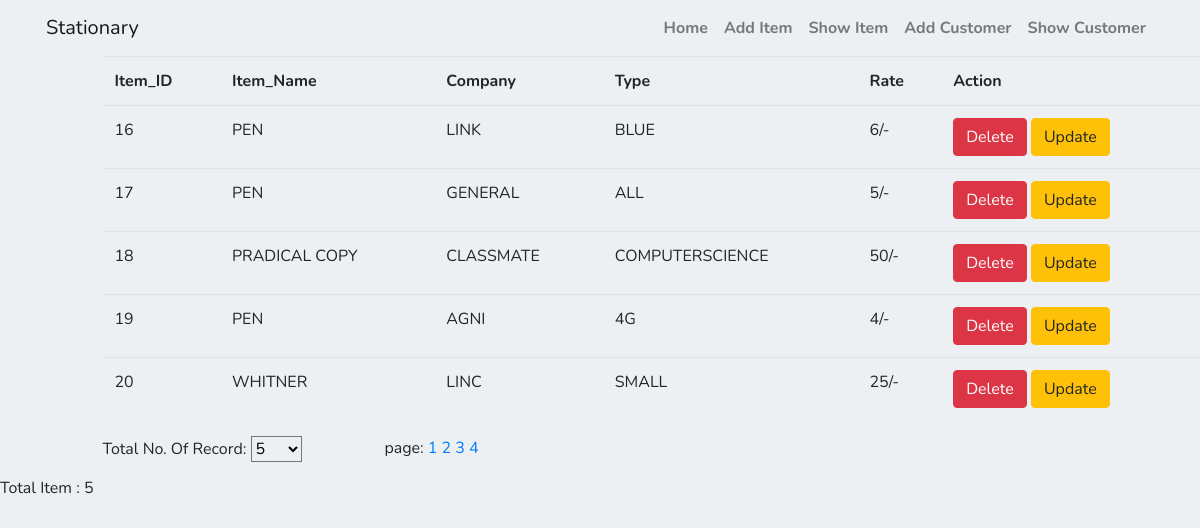
/showitem/4/, run on the app's committed database.
### app/models.py (models this page shows, shortened)
class ShopManagment(models.Model):
    Item_Name = models.CharField(max_length=50)
    Company = models.CharField(max_length=50, default='')
    Type = models.CharField(max_length=50, default='')
    Rate = models.IntegerField(max_length=5)

### app/views.py (the view)
# urls.py: path('showitem/', views.showall),
def showall(request, pn=1):
    tr = int(request.COOKIES.get('tr', 5))
    f = ShopManagment.objects.all()
    if tr > len(f):
        tr = len(f)
    tp = math.ceil(len(f)/tr)
    pages = []
    for i in range(1, tp+1):
        pages.append({"href": "/showitem/"+str(i)+"/", "content": i})
    f = f[(pn-1)*tr:(pn-1)*tr+tr]
    response = render(request, 'showitem.html', {'allitem': f, 'pages':pages})
    response.set_cookie('name', 'deepu')
    response.set_cookie('fname', 'rajesh_prasad')
    return response

### app/templates/showitem.html (shortened to what this page needs)
{% extends 'base.html' %}
{% block contents %}
<div class="row">
    <div class="col-md-12">
        <table class="table table-striped">
            <tr>
                <th>Item_ID</th>
                <th>Item_Name</th>
                <th>Company</th>
                <th>Type</th>
                <th>Rate</th>
                <th>Action</th>
            </tr>
            {% for item in allitem %}
            <tr>
                <td>{{ item.id }}</td>
                <td>{{ item.Item_Name|upper }}</td>
                <td>{{ item.Company|upper }}</td>
                <td>{{ item.Type|upper }}</td>
                <td>{{ item.Rate }}/-</td>
                <td><a href="/showitem/delete/{{ item.id }}/"><button class="btn btn-danger">Delete</button></a>
                    <a href="/showitem/update/{{ item.id }}/"><button class="btn btn-warning">Update</button></a></td>
            </tr>
            {% endfor %}
        </table>
        <div class="row">
            <div class="col-md-3">
                <label>Total No. Of Record:</label>
                <select onchange="changeTrCookie();" id="str">
                    <script type="text/javascript">
                        var tr = parseInt(getcookie("tr"));
                           var options="";
                           var optionValue=[5,10,25,50,100];
                           var i;
                           for(i=0;i<optionValue.length;i++)
                           {
                           options=options+'<option value="'+optionValue[i]+'"';
                           if(optionValue[i]==tr)
                           options=options+" selected";
                           options=options+'>'+optionValue[i]+'</option>';
                           }
                           document.write(options);
                    </script>
                </select>
            </div>
            <div class="col-md-9">
                <p>page:
        {% for i in pages %}
            <a href="{{i.href}}">{{ i.content }}</a>
            {% endfor %}
        </p>
            </div>
        </div>
    </div>
</div>
{% endblock contents %}
{% block footer %}
<p>Total Item : {{ allitem|length }}</p>
{% endblock footer %}

### app/static/app/styling/base.css (style rules this page uses)
* { padding:0; margin:0; background-color: #ecf0f3; font-family: 'Nunito', sans-serif; }

### data on the page
ShopManagment: id "16", Item_Name "PEN", Company "LINK", Type "BLUE", Rate "6"
ShopManagment: id "17", Item_Name "PEN", Company "GENERAL", Type "ALL", Rate "5"
ShopManagment: id "18", Item_Name "PRADICAL COPY", Company "CLASSMATE", Type "COMPUTERSCIENCE", Rate "50"
ShopManagment: id "19", Item_Name "PEN", Company "AGNI", Type "4G", Rate "4"
ShopManagment: id "20", Item_Name "WHITNER", Company "LINC", Type "SMALL", Rate "25"

### other printed values
{{ i.content }} "1" "2" "3" "4"
{{ allitem|length }} "5"
